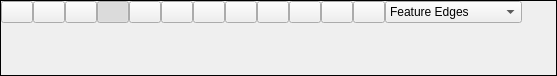
<?xml version="1.0" encoding="UTF-8"?>
<ui version="4.0">
 <class>RenderingView</class>
 <widget class="QWidget" name="RenderingView">
  <property name="geometry">
   <rect>
    <x>0</x>
    <y>0</y>
    <width>557</width>
    <height>76</height>
   </rect>
  </property>
  <layout class="QVBoxLayout" name="verticalLayout">
   <property name="spacing">
    <number>0</number>
   </property>
   <property name="leftMargin">
    <number>0</number>
   </property>
   <property name="topMargin">
    <number>0</number>
   </property>
   <property name="rightMargin">
    <number>0</number>
   </property>
   <property name="bottomMargin">
    <number>0</number>
   </property>
   <item>
    <widget class="QFrame" name="frame">
     <property name="frameShape">
      <enum>QFrame::Box</enum>
     </property>
     <property name="frameShadow">
      <enum>QFrame::Plain</enum>
     </property>
     <layout class="QVBoxLayout" name="verticalLayout_3">
      <property name="spacing">
       <number>0</number>
      </property>
      <property name="leftMargin">
       <number>0</number>
      </property>
      <property name="topMargin">
       <number>0</number>
      </property>
      <property name="rightMargin">
       <number>0</number>
      </property>
      <property name="bottomMargin">
       <number>0</number>
      </property>
      <item>
       <widget class="QWidget" name="widget" native="true">
        <property name="sizePolicy">
         <sizepolicy hsizetype="Preferred" vsizetype="Minimum">
          <horstretch>0</horstretch>
          <verstretch>0</verstretch>
         </sizepolicy>
        </property>
        <layout class="QHBoxLayout" name="horizontalLayout">
         <property name="spacing">
          <number>0</number>
         </property>
         <property name="leftMargin">
          <number>0</number>
         </property>
         <property name="topMargin">
          <number>0</number>
         </property>
         <property name="rightMargin">
          <number>0</number>
         </property>
         <property name="bottomMargin">
          <number>0</number>
         </property>
         <item>
          <widget class="FlatPushButton" name="paraview">
           <property name="maximumSize">
            <size>
             <width>32</width>
             <height>32</height>
            </size>
           </property>
           <property name="icon">
            <iconset resource="../../resource.qrc">
             <normaloff>:/graphicsIcons/ParaView.png</normaloff>:/graphicsIcons/ParaView.png</iconset>
           </property>
           <property name="iconSize">
            <size>
             <width>22</width>
             <height>22</height>
            </size>
           </property>
           <property name="checkable">
            <bool>false</bool>
           </property>
           <property name="checked">
            <bool>false</bool>
           </property>
          </widget>
         </item>
         <item>
          <widget class="FlatPushButton" name="axis">
           <property name="maximumSize">
            <size>
             <width>32</width>
             <height>32</height>
            </size>
           </property>
           <property name="icon">
            <iconset resource="../../resource.qrc">
             <normaloff>:/graphicsIcons/noun-axis-405079</normaloff>:/graphicsIcons/noun-axis-405079</iconset>
           </property>
           <property name="iconSize">
            <size>
             <width>22</width>
             <height>22</height>
            </size>
           </property>
           <property name="checkable">
            <bool>true</bool>
           </property>
           <property name="checked">
            <bool>false</bool>
           </property>
          </widget>
         </item>
         <item>
          <widget class="FlatPushButton" name="cubeAxis">
           <property name="maximumSize">
            <size>
             <width>32</width>
             <height>32</height>
            </size>
           </property>
           <property name="icon">
            <iconset>
             <normaloff>:/graphicsIcons/ruler</normaloff>:/graphicsIcons/ruler</iconset>
           </property>
           <property name="iconSize">
            <size>
             <width>24</width>
             <height>24</height>
            </size>
           </property>
           <property name="checkable">
            <bool>true</bool>
           </property>
          </widget>
         </item>
         <item>
          <widget class="FlatPushButton" name="perspective">
           <property name="maximumSize">
            <size>
             <width>32</width>
             <height>32</height>
            </size>
           </property>
           <property name="icon">
            <iconset resource="../../resource.qrc">
             <normaloff>:/graphicsIcons/perspective.png</normaloff>:/graphicsIcons/perspective.png</iconset>
           </property>
           <property name="iconSize">
            <size>
             <width>24</width>
             <height>24</height>
            </size>
           </property>
           <property name="checkable">
            <bool>true</bool>
           </property>
           <property name="checked">
            <bool>true</bool>
           </property>
          </widget>
         </item>
         <item>
          <widget class="FlatPushButton" name="fit">
           <property name="maximumSize">
            <size>
             <width>32</width>
             <height>32</height>
            </size>
           </property>
           <property name="icon">
            <iconset resource="../../resource.qrc">
             <normaloff>:/icons/expand.svg</normaloff>:/icons/expand.svg</iconset>
           </property>
           <property name="iconSize">
            <size>
             <width>24</width>
             <height>24</height>
            </size>
           </property>
          </widget>
         </item>
         <item>
          <widget class="FlatPushButton" name="plusX">
           <property name="maximumSize">
            <size>
             <width>32</width>
             <height>32</height>
            </size>
           </property>
           <property name="icon">
            <iconset resource="../../resource.qrc">
             <normaloff>:/graphicsIcons/plusX.png</normaloff>:/graphicsIcons/plusX.png</iconset>
           </property>
           <property name="iconSize">
            <size>
             <width>24</width>
             <height>24</height>
            </size>
           </property>
          </widget>
         </item>
         <item>
          <widget class="FlatPushButton" name="minusX">
           <property name="maximumSize">
            <size>
             <width>32</width>
             <height>32</height>
            </size>
           </property>
           <property name="icon">
            <iconset>
             <normaloff>:/graphicsIcons/minusX</normaloff>:/graphicsIcons/minusX</iconset>
           </property>
           <property name="iconSize">
            <size>
             <width>24</width>
             <height>24</height>
            </size>
           </property>
          </widget>
         </item>
         <item>
          <widget class="FlatPushButton" name="plusY">
           <property name="maximumSize">
            <size>
             <width>32</width>
             <height>32</height>
            </size>
           </property>
           <property name="icon">
            <iconset>
             <normaloff>:/graphicsIcons/plusY</normaloff>:/graphicsIcons/plusY</iconset>
           </property>
           <property name="iconSize">
            <size>
             <width>24</width>
             <height>24</height>
            </size>
           </property>
          </widget>
         </item>
         <item>
          <widget class="FlatPushButton" name="minusY">
           <property name="maximumSize">
            <size>
             <width>32</width>
             <height>32</height>
            </size>
           </property>
           <property name="icon">
            <iconset>
             <normaloff>:/graphicsIcons/minusY</normaloff>:/graphicsIcons/minusY</iconset>
           </property>
           <property name="iconSize">
            <size>
             <width>24</width>
             <height>24</height>
            </size>
           </property>
          </widget>
         </item>
         <item>
          <widget class="FlatPushButton" name="plusZ">
           <property name="maximumSize">
            <size>
             <width>32</width>
             <height>32</height>
            </size>
           </property>
           <property name="icon">
            <iconset>
             <normaloff>:/graphicsIcons/plusZ</normaloff>:/graphicsIcons/plusZ</iconset>
           </property>
           <property name="iconSize">
            <size>
             <width>24</width>
             <height>24</height>
            </size>
           </property>
          </widget>
         </item>
         <item>
          <widget class="FlatPushButton" name="minusZ">
           <property name="maximumSize">
            <size>
             <width>32</width>
             <height>32</height>
            </size>
           </property>
           <property name="icon">
            <iconset>
             <normaloff>:/graphicsIcons/minusZ</normaloff>:/graphicsIcons/minusZ</iconset>
           </property>
           <property name="iconSize">
            <size>
             <width>24</width>
             <height>24</height>
            </size>
           </property>
          </widget>
         </item>
         <item>
          <widget class="FlatPushButton" name="rotate">
           <property name="maximumSize">
            <size>
             <width>32</width>
             <height>32</height>
            </size>
           </property>
           <property name="icon">
            <iconset resource="../../resource.qrc">
             <normaloff>:/icons/reload.svg</normaloff>:/icons/reload.svg</iconset>
           </property>
           <property name="iconSize">
            <size>
             <width>24</width>
             <height>24</height>
            </size>
           </property>
          </widget>
         </item>
         <item>
          <widget class="QComboBox" name="renderingMode">
           <property name="sizeAdjustPolicy">
            <enum>QComboBox::AdjustToContents</enum>
           </property>
           <item>
            <property name="text">
             <string>Feature Edges</string>
            </property>
           </item>
           <item>
            <property name="text">
             <string>Points</string>
            </property>
           </item>
           <item>
            <property name="text">
             <string>Surface</string>
            </property>
           </item>
           <item>
            <property name="text">
             <string>Surface With Edges</string>
            </property>
           </item>
           <item>
            <property name="text">
             <string>Wireframe</string>
            </property>
           </item>
          </widget>
         </item>
         <item>
          <spacer name="horizontalSpacer">
           <property name="orientation">
            <enum>Qt::Horizontal</enum>
           </property>
           <property name="sizeHint" stdset="0">
            <size>
             <width>40</width>
             <height>20</height>
            </size>
           </property>
          </spacer>
         </item>
        </layout>
       </widget>
      </item>
      <item>
       <widget class="QFrame" name="renderingFrame">
        <property name="sizePolicy">
         <sizepolicy hsizetype="Expanding" vsizetype="Expanding">
          <horstretch>0</horstretch>
          <verstretch>0</verstretch>
         </sizepolicy>
        </property>
        <layout class="QVBoxLayout" name="verticalLayout_2">
         <property name="spacing">
          <number>0</number>
         </property>
         <property name="leftMargin">
          <number>0</number>
         </property>
         <property name="topMargin">
          <number>0</number>
         </property>
         <property name="rightMargin">
          <number>0</number>
         </property>
         <property name="bottomMargin">
          <number>0</number>
         </property>
        </layout>
       </widget>
      </item>
     </layout>
    </widget>
   </item>
  </layout>
 </widget>
 <customwidgets>
  <customwidget>
   <class>FlatPushButton</class>
   <extends>QPushButton</extends>
   <header location="global">view.widgets.flat_push_button</header>
  </customwidget>
 </customwidgets>
 <resources>
  <include location="../../resource.qrc"/>
 </resources>
 <connections/>
</ui>
